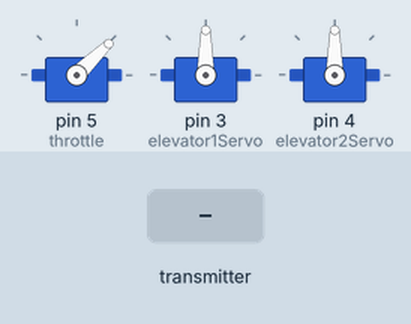
This sketch was run on a simulated Arduino Uno, built with avr-gcc and run on an emulated ATmega328P. On the bench: 3 × servo. The inputs (shaded band) are chosen by the test bench. No radio packets arrive unless stated.

Above: at 1.2 s.
1.3 s: the transmitter starts sending j1X = 255
At 2.0 s:
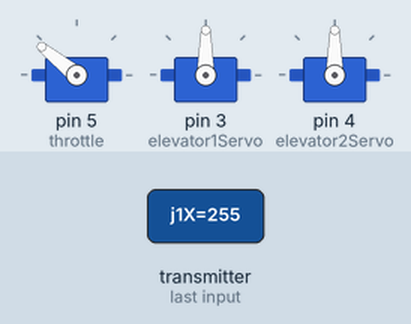
2.8 s: the transmitter starts sending j2X = 0
At 3.1 s:
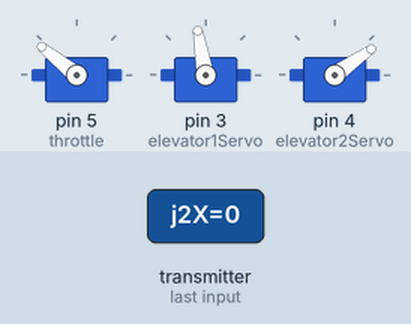
4.3 s: the transmitter starts sending j1X = 0
At 5.5 s:
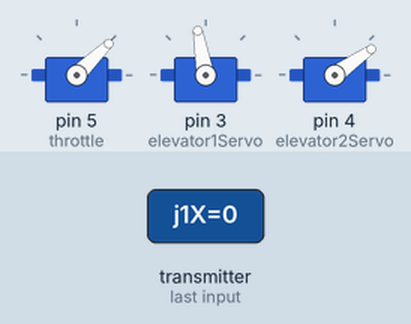
5.8 s: the transmitter starts sending j2X = 64
At 6.6 s:
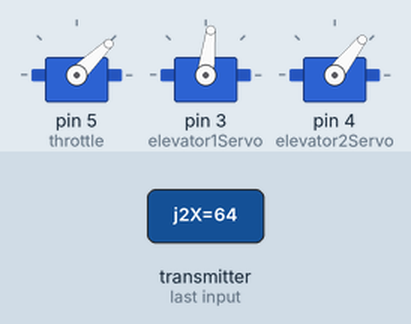
7.3 s: the transmitter starts sending j2X = 255
At 7.8 s:
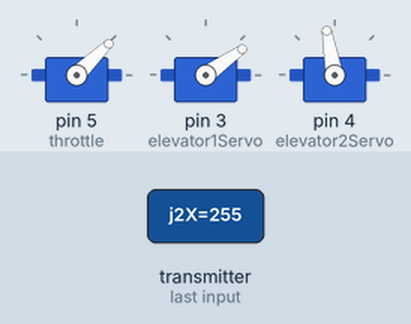
8.8 s: the transmitter starts sending j1X = 255
At 10.1 s:
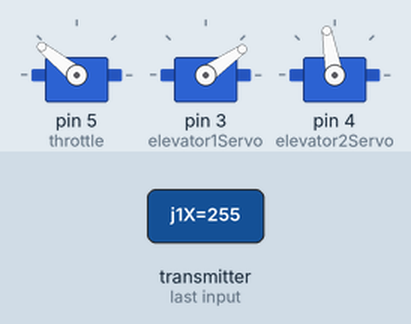
Timing chart, 0 to 11.3 s (numbered marks = the images above; inputs shaded):
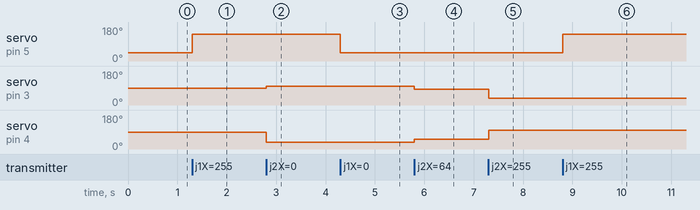

The sketch:

rcreceiverSPL.ino
```cpp
#include <SPI.h>
#include <nRF24L01.h>
#include <RF24.h>
#include <Servo.h>

RF24 radio(8, 9);   // nRF24L01 (CE, CSN)
const byte address[6] = "00001";
unsigned long lastReceiveTime = 0;
unsigned long currentTime = 0;

Servo throttle;  // create servo object to control the ESC
Servo rudder;
Servo elevator1Servo;
Servo elevator2Servo;
int travel=25;
int x;
int y;
int minRange = 85;
int maxRange = 170;
int throttleValue,  elevatorValue, elevator1Value, elevator2Value ;

//  size of this struct is 32 bytes - NRF24L01 buffer limit
struct Data_Package {
  byte j1X;
  byte j1Y;
  byte j2X;
  byte j2Y;
};
Data_Package data; //Create a variable with the above structure

void setup() {
  Serial.begin(9600);
  radio.begin();
  radio.openReadingPipe(0, address);
  radio.setAutoAck(false);
  radio.setDataRate(RF24_250KBPS);
  radio.setPALevel(RF24_PA_MAX);
  radio.startListening(); //  Set the module as receiver
  resetData();

  throttle.attach(5);
  elevator1Servo.attach(3); // CH3
  elevator2Servo.attach(4); // CH4

}
void loop()
{
  // Check whether we keep receving data, or we have a connection between the two modules
  currentTime = millis();
  if ( currentTime - lastReceiveTime > 1000 ) { // If current time is more then 1 second since we have recived the last data, that means we have lost connection
    resetData(); // If connection is lost, reset the data. It prevents unwanted behavior, for eample if a drone jas a throttle up, if we lose connection it can keep flying away if we dont reset the function
  }
  // Check whether there is data to be received
  if (radio.available()) {
    radio.read(&data, sizeof(Data_Package)); // Read the whole data and store it into the 'data' structure
    lastReceiveTime = millis(); // At this moment we have received the data
  }
  int x= data.j2X;
  int y= data.j2Y;

  // Controlling throttle - BLDC
  throttleValue = constrain(data.j1X, 130, 255); // Joysticks stays in middle. So we only need values the upper values from 130 to 255
  throttleValue = map(throttleValue, 130, 255, 1000, 2000);
  throttle.writeMicroseconds(throttleValue);


  //take off||landing
    if( x<= minRange || x >= maxRange &&  y>= minRange &&y<= maxRange)//y=x
    {
      elevator1Value = map(data.j2X, 255,0, (10 + travel), (125 - travel));
      elevator2Value = map(data.j2X, 255,0, (125 - travel), (10 + travel));
      elevator1Servo.write(elevator1Value);
      elevator2Servo.write(elevator2Value);
    }


//Right
    else if( y >= maxRange && x>= minRange &&x<= maxRange)
    {
      elevatorValue = map(data.j2Y, 0, 255, (10 + travel), (125 - travel));
      elevator1Servo.write(elevatorValue);
      elevator2Servo.write(elevatorValue);
    }

// Left
    else if( y<= minRange && x>= minRange &&x<= maxRange)
    {
      elevatorValue = map(data.j2Y, 0, 255,  (10+ travel), (125-travel));
      elevator1Servo.write(elevatorValue);
      elevator2Servo.write(elevatorValue);
    }

//No Move
    else if(y < maxRange && y > minRange &&  x< maxRange &&  x> minRange)
    {
      elevator1Value=0;
      elevator2Value=0;
      elevatorValue=0;
    }

}


void resetData()
{
   data.j1X = 127;
   data.j1Y = 127;
   data.j2X = 127;
   data.j2Y = 127;
}
```

Measured:
- after the input at 1.3 s, servo on pin 5 (throttle): 44° → 141° at once
- after the input at 2.8 s, servo on pin 3 (elevator1Servo): 90° → 100° at once; servo on pin 4 (elevator2Servo): 90° → 35° at once
- after the input at 4.3 s, servo on pin 5 (throttle): 141° → 44° at once
- after the input at 5.8 s, servo on pin 3 (elevator1Servo): 100° → 83° at once; servo on pin 4 (elevator2Servo): 35° → 52° at once
- after the input at 7.3 s, servo on pin 3 (elevator1Servo): 83° → 35° at once; servo on pin 4 (elevator2Servo): 52° → 100° at once
- after the input at 8.8 s, servo on pin 5 (throttle): 44° → 141° at once
